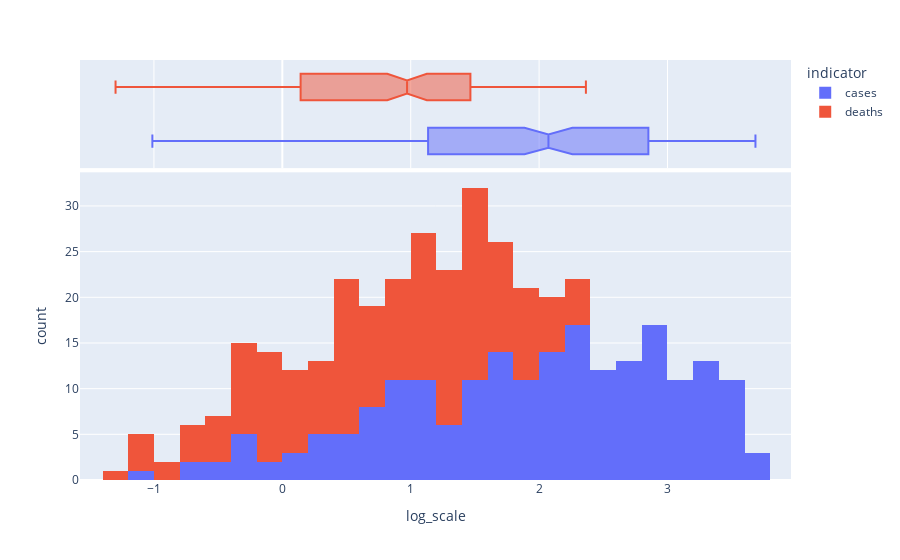

This figure's notebook cell:
### Code cell
px.histogram(
        df_latest_reported, x="log_scale",  color="indicator",
    marginal='box'
)

### Figure 1 — Plotly figure (JSON) as saved in the notebook; plotly's stock layout.template omitted (floating-point values rounded to 4 significant figures; data arrays with more than 128 entries replaced by an {"elided": "..."} marker saying what was removed)
{"data": [{"alignmentgroup": "True", "bingroup": "x", "hovertemplate": "indicator=cases<br>log_scale=%{x}<br>count=%{y}<extra></extra>", "legendgroup": "cases", "marker": {"color": "#636efa", "pattern": {"shape": ""}}, "name": "cases", "offsetgroup": "cases", "orientation": "v", "showlegend": true, "type": "histogram", "x": {"elided": "218 float values"}, "xaxis": "x", "yaxis": "y"}, {"alignmentgroup": "True", "hovertemplate": "indicator=cases<br>log_scale=%{x}<extra></extra>", "legendgroup": "cases", "marker": {"color": "#636efa"}, "name": "cases", "notched": true, "offsetgroup": "cases", "showlegend": false, "type": "box", "x": {"elided": "218 float values"}, "xaxis": "x2", "yaxis": "y2"}, {"alignmentgroup": "True", "bingroup": "x", "hovertemplate": "indicator=deaths<br>log_scale=%{x}<br>count=%{y}<extra></extra>", "legendgroup": "deaths", "marker": {"color": "#EF553B", "pattern": {"shape": ""}}, "name": "deaths", "offsetgroup": "deaths", "orientation": "v", "showlegend": true, "type": "histogram", "x": {"elided": "218 float values"}, "xaxis": "x", "yaxis": "y"}, {"alignmentgroup": "True", "hovertemplate": "indicator=deaths<br>log_scale=%{x}<extra></extra>", "legendgroup": "deaths", "marker": {"color": "#EF553B"}, "name": "deaths", "notched": true, "offsetgroup": "deaths", "showlegend": false, "type": "box", "x": {"elided": "218 float values"}, "xaxis": "x2", "yaxis": "y2"}], "layout": {"autosize": true, "barmode": "relative", "legend": {"title": {"text": "indicator"}, "tracegroupgap": 0}, "margin": {"t": 60}, "xaxis": {"anchor": "y", "autorange": true, "domain": [0, 1], "range": [-1.576, 3.962], "title": {"text": "log_scale"}, "type": "linear"}, "xaxis2": {"anchor": "y2", "autorange": true, "domain": [0, 1], "matches": "x", "range": [-1.576, 3.962], "showgrid": true, "showticklabels": false, "type": "linear"}, "yaxis": {"anchor": "x", "autorange": true, "domain": [0, 0.7326], "range": [0, 33.68], "title": {"text": "count"}}, "yaxis2": {"anchor": "x2", "autorange": true, "domain": [0.7426, 1], "matches": "y2", "range": [-0.5, 1.5], "showgrid": false, "showline": false, "showticklabels": false, "ticks": "", "type": "category"}}}
